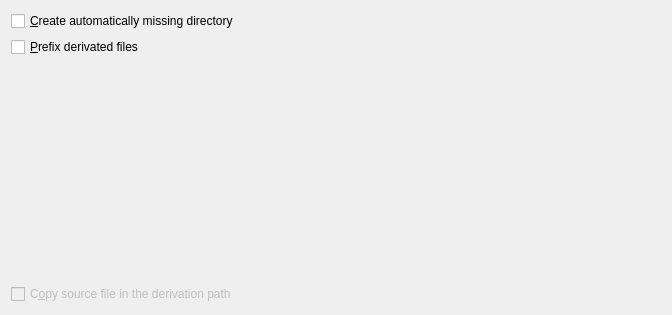
<?xml version="1.0" encoding="UTF-8"?>
<ui version="4.0">
 <class>GenerixDerivationOptionsPage</class>
 <widget class="QWidget" name="GenerixDerivationOptionsPage">
  <property name="geometry">
   <rect>
    <x>0</x>
    <y>0</y>
    <width>672</width>
    <height>315</height>
   </rect>
  </property>
  <property name="windowTitle">
   <string>Derivation's Option</string>
  </property>
  <layout class="QGridLayout" name="gridLayout">
   <item row="3" column="0">
    <layout class="QHBoxLayout" name="horizontalLayout">
     <item>
      <spacer name="horizontalSpacer">
       <property name="orientation">
        <enum>Qt::Horizontal</enum>
       </property>
       <property name="sizeType">
        <enum>QSizePolicy::Fixed</enum>
       </property>
       <property name="sizeHint" stdset="0">
        <size>
         <width>10</width>
         <height>20</height>
        </size>
       </property>
      </spacer>
     </item>
     <item>
      <widget class="XinxListWidgetImpl" name="m_prefixList" native="true">
       <property name="enabled">
        <bool>false</bool>
       </property>
      </widget>
     </item>
    </layout>
   </item>
   <item row="2" column="0">
    <widget class="QCheckBox" name="m_prefixDerivatedFileChk">
     <property name="text">
      <string>&amp;Prefix derivated files</string>
     </property>
    </widget>
   </item>
   <item row="0" column="0">
    <widget class="QCheckBox" name="m_createMissingDirectoryChk">
     <property name="text">
      <string>&amp;Create automatically missing directory</string>
     </property>
    </widget>
   </item>
   <item row="4" column="0">
    <widget class="QCheckBox" name="m_copySourceFileChk">
     <property name="enabled">
      <bool>false</bool>
     </property>
     <property name="text">
      <string>C&amp;opy source file in the derivation path</string>
     </property>
    </widget>
   </item>
  </layout>
 </widget>
 <customwidgets>
  <customwidget>
   <class>XinxListWidgetImpl</class>
   <extends>QWidget</extends>
   <header>xinxlistwidgetimpl.h</header>
   <container>1</container>
  </customwidget>
 </customwidgets>
 <resources/>
 <connections>
  <connection>
   <sender>m_prefixDerivatedFileChk</sender>
   <signal>toggled(bool)</signal>
   <receiver>m_prefixList</receiver>
   <slot>setEnabled(bool)</slot>
   <hints>
    <hint type="sourcelabel">
     <x>48</x>
     <y>42</y>
    </hint>
    <hint type="destinationlabel">
     <x>66</x>
     <y>81</y>
    </hint>
   </hints>
  </connection>
  <connection>
   <sender>m_prefixDerivatedFileChk</sender>
   <signal>toggled(bool)</signal>
   <receiver>m_copySourceFileChk</receiver>
   <slot>setEnabled(bool)</slot>
   <hints>
    <hint type="sourcelabel">
     <x>139</x>
     <y>41</y>
    </hint>
    <hint type="destinationlabel">
     <x>142</x>
     <y>299</y>
    </hint>
   </hints>
  </connection>
 </connections>
</ui>
